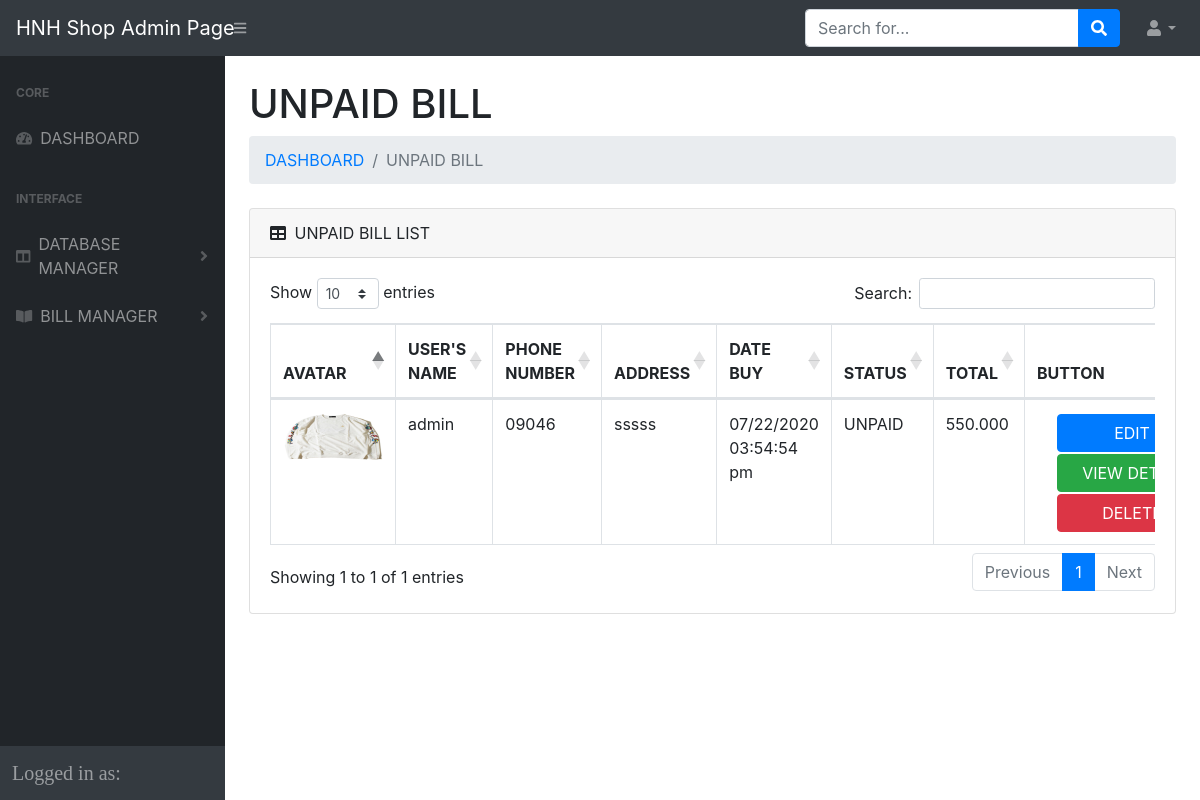
The app's page /admin-test/bills.php with its own data.
### tables this page shows
CREATE TABLE `hoadon` (
  `MaHD` int(11) NOT NULL,
  `id_user` int(11) NOT NULL,
  `sdt` varchar(255) NOT NULL,
  `address` varchar(255) NOT NULL,
  `tinhtrang` int(11) NOT NULL,
  `date` varchar(255) NOT NULL,
  `total` int(11) NOT NULL
);

CREATE TABLE `users` (
  `id` int(4) NOT NULL,
  `name` varchar(255) NOT NULL,
  `image` varchar(255) NOT NULL,
  `address` varchar(255) DEFAULT NULL,
  `phoneNumber` varchar(255) DEFAULT NULL
);

### controllers/BillsCtr.php (called while the page is built, shortened)
<?php
include_once("../models/BillsMdl.php");
class BillsCtr{
    public function getBills($tt){
        $BillsMdl=new BillsMdl();
        $array = $BillsMdl->getBills($tt);
        include_once('../views/admin/Bills.php');
    }
}
?>

### models/DataProvider.php (called while the page is built, shortened)
<?php
class DataProvider
{
	private $link;
	function __construct()
	{
		$this->link = new PDO("mysql:host=localhost;dbname=sellclothes",'root','');
		$this->link->exec("set names utf8mb4_unicode_ci");
		$this->link->setAttribute(PDO::ATTR_ERRMODE, PDO::ERRMODE_EXCEPTION);
	}
	function FetchAll($sql)
	{
		$db=$this->link->prepare($sql);
		$db->execute();
		$result=$db->fetchAll(\PDO::FETCH_ASSOC);
		return $result;
	}
}
?>

### models/BillsMdl.php (called while the page is built, shortened)
<?php
include_once("DataProvider.php");
class BillsMdl{
    public function getBills($tt){
        $db=new DataProvider();
        $sql="SELECT users.name, users.image, hoadon.MaHD, hoadon.sdt, hoadon.address, hoadon.date, hoadon.tinhtrang, hoadon.total FROM `hoadon` INNER JOIN users ON hoadon.id_user=users.id WHERE tinhtrang='$tt'";
        $array=$db->FetchAll($sql);
        return $array;
    }
}
?>

### views/admin/Bills.php (the view)
<?php
    foreach($array as $item){
        @$p=number_format($item['total'],0,",",".");
        $check=$item['tinhtrang'];
        if($check==0)$check = 'UNPAID';
        else $check= 'PAID';
        echo "<tr>";
        echo "<td ><img src='../image/image-user/$item[image]' class='image' style='width:100px; height:50px' ></td>";
            echo "<td class='name'>$item[name]</td>";
            echo "<td class='sdt'>$item[sdt]</td>";
            echo "<td class='address'>$item[address]</td>";
            echo "<td class='date'>$item[date]</td>";
            echo "<td class='tinhtrang' data-value='$item[tinhtrang]'>$check</td>";
            echo "<td class='total'>$p</td>";
            echo "<td><button class='btn-edit btn btn-primary' data-mahd=$item[MaHD] data-toggle='modal' data-target='#exampleModal' style='margin:2px 0px 0px 20px; width:150px'>EDIT</button>";
            echo "<a href='chitiet_hoadon.php?MaHD=$item[MaHD]&&tt=$_GET[tt]'><button class='btn-detail btn btn-success' style='width:150px;margin:2px 0px 0px 20px' >VIEW DETAIL</button></a> ";
            echo "<a href='?tt=$_GET[tt]&&action=delete&&MaHD=$item[MaHD]'><button class='btn-delete btn btn-danger' style='width:150px;margin:2px 0px 0px 20px' >DELETE</button></td> ";
        echo "</tr>";
    }
?>

### records on screen
hoadon: id_user.image (picture), id_user.name "admin", sdt "09046", address "sssss", date "07/22/2020 03:54:54 pm", tinhtrang "UNPAID", total "550.000"
